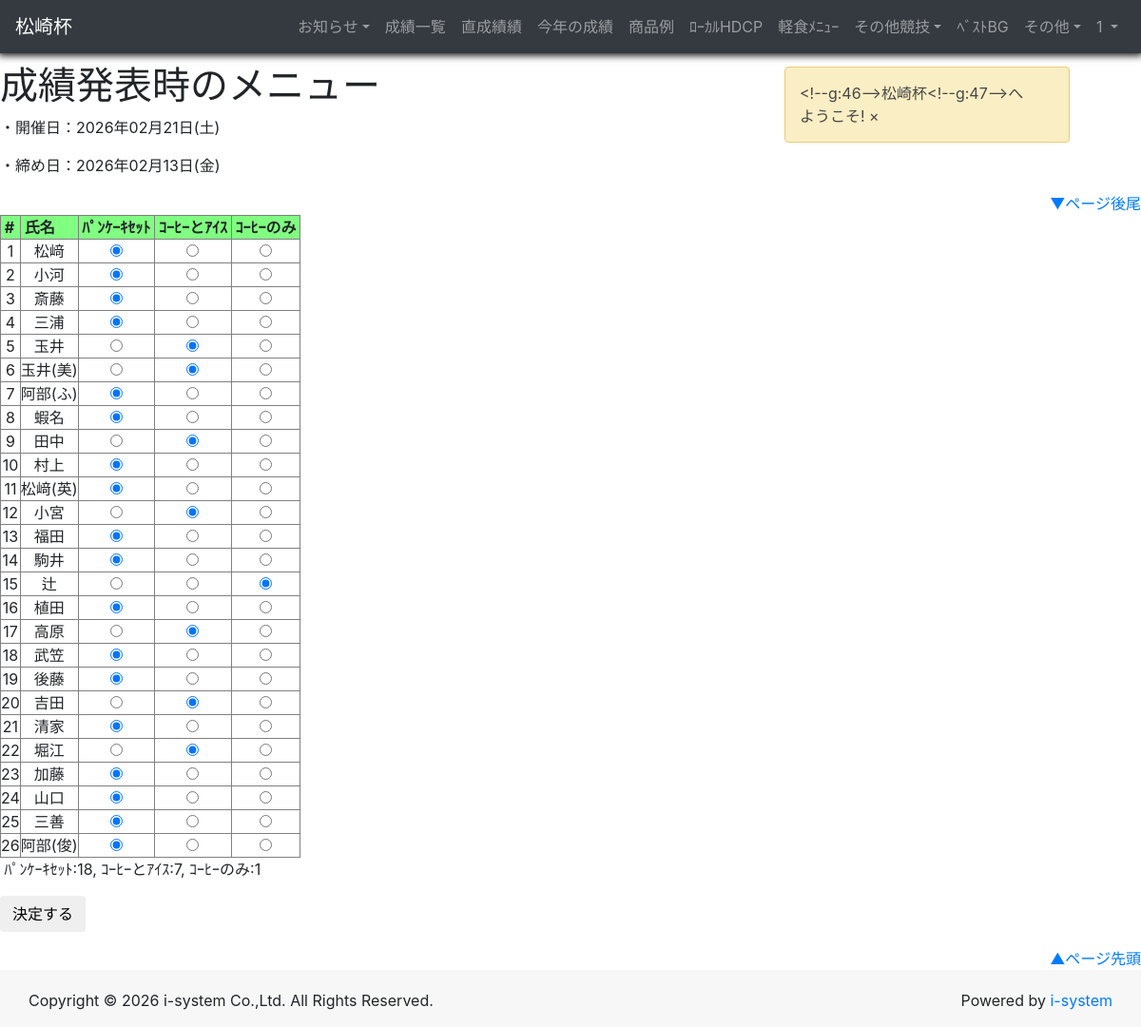
The app's page /menu_lst (signed in) with its own data.
### tables this page shows
CREATE TABLE "mst_user"(
    "id" INTEGER PRIMARY KEY AUTOINCREMENT,
    "num" CHAR(512),
    "lname1" CHAR(512),
    "fname1" CHAR(512),
    "lname2" CHAR(512),
    "fname2" CHAR(512),
    "lname3" CHAR(512),
    "fname3" CHAR(512),
    "dispname1" CHAR(512),
    "dispname2" CHAR(512),
    "dispname3" CHAR(512),
    "isys_fg" CHAR(512)
);

CREATE TABLE "trn_menu"(
    "id" INTEGER PRIMARY KEY AUTOINCREMENT,
    "open_dt" CHAR(512),
    "name_num" CHAR(512),
    "menu_num" INTEGER,
    "upd_id" CHAR(512),
    "upd_dt" CHAR(512)
);

### flaskr/main.py (the view)
@app.route('/menu_lst')
def menu_lst():
  userID = etc_user.userID_session(session, 'user')
  if userID is None:
    return redirect(url_for('login'))
  next_day = db_functions.next_day()
  next_info = db_functions.next_info(None)
  menu_lst = db_functions.menu_lst(next_info['open_dt'])
  str_dt = str(int(next_info['open_dt']) - 8)
  closing_dt = etc_date.jp_date_ymd_week(str_dt)
  return render_template('menu.html', g=g, userID=userID, next_info=next_info, closing_dt=closing_dt, menu_lst=menu_lst)

### flaskr/modules/db_functions.py (called while the page is built)
def next_day():
    today = etc_date.today()
    query = "SELECT open_dt from trn_next WHERE open_dt >= ?"
    db = sqlite3.connect(DATABASE)
    row = db.execute(query, (today,)).fetchone()
    db.close()
    ret = ""
    if row:
        ret = row[0]
    return ret

def all_users():
    query = "SELECT * from mst_user"
    db = sqlite3.connect(DATABASE)
    db.row_factory = sqlite3.Row
    ret = db.execute(query).fetchall()
    db.close()
    return ret

def next_info(ymd):
    if ymd is None:
        ymd = next_day()
    query = "SELECT * from trn_next WHERE open_dt = ?"
    db = sqlite3.connect(DATABASE)
    db.row_factory = sqlite3.Row
    row = db.execute(query, (ymd,)).fetchone()
    db.close()
    jp_date = etc_date.jp_date_ymd_week(row['open_dt'])
    ret = {'kind' : g.Kind_mc, 'open_dt' : row['open_dt'], 'jp_date' : jp_date, 'place' : row['place'], 'title' : row['title'], 'pairs' : row['pairs']}
    return ret

def menu_lst(ymd):
    query = "SELECT * from trn_menu WHERE open_dt = ?"
    db = sqlite3.connect(DATABASE)
    db.row_factory = sqlite3.Row
    rows = db.execute(query, (ymd,)).fetchall()
    db.close()
    users = all_users()
    ret = []
    for item in rows:
        name_nm = etc_functions.name_num2name(users, item['name_num'])
        menu_nm = item['name_num'] + 'menu'
        row = {'name_num' : item['name_num'], 'name_nm' : name_nm, 'menu_num' : item['menu_num'], 'menu_nm' : menu_nm}
        ret.append(row)
    return ret

### flaskr/modules/etc_date.py (called while the page is built)
def jp_date_ymd(ymd):
	ret = ymd[0:4] + "年" + ymd[4:6] + "月" + ymd[6:8] + "日"
	return ret

def jp_date_ymd_week(ymd):
	y = ["月","火","水","木","金","土","日"]
	w = datetime.datetime.strptime(ymd, "%Y%m%d")
	i = w.weekday()
	ret = jp_date_ymd(ymd) + "(" + y[i] + ")"
	return ret

def today():
    t_delta = datetime.timedelta(hours=9)
    JST = datetime.timezone(t_delta, "JST")
    now = datetime.datetime.now(JST)
    ret = now.strftime("%Y%m%d")
    return ret

### flaskr/modules/etc_functions.py (called while the page is built)
def name_num2name(users, name_num):
    ret = ''
    for item in users:
        if item['num'] == name_num:
            ret = item['dispname2']
            break
    if ret == '':
        ret = '(空き)'
    return ret

### flaskr/modules/etc_user.py (called while the page is built)
def userID_session(session, session_name):
    if 'userID' in session:
        userID = session['userID']
    else:
        user = session.get(session_name)
        if user is not None:
            userID = user['userID']
        else:
            userID = None
    return userID

### flaskr/templates/menu.html (shortened to what this page needs)
{% extends "common/base.html" %}
{% block content %}
<h1>成績発表時のメニュー</h1>
<p>・開催日：{{next_info['jp_date']}}</p>
<p>・締め日：{{closing_dt}}</p>
<div id="top" align="right"><a href="#bottom">▼ページ後尾</a></div>
<form action="/menu_lst" method="push">
<table border="1" cellspacing="0" cellpadding="0">
    <tr bgcolor="#80FF80">
        <th>&nbsp;#&nbsp;</th>
        <th>&nbsp;氏名&nbsp;</th>
        <th>&nbsp;ﾊﾟﾝｹｰｷｾｯﾄ&nbsp;</th>
        <th>&nbsp;ｺｰﾋｰとｱｲｽ&nbsp;</th>
        <th>&nbsp;ｺｰﾋｰのみ&nbsp;</th>
    </tr>
    {% set ns = namespace(cnt1=0, cnt2=0, cnt3=0) %}
    {% for item in menu_lst %}
    <tr>
        <td align="center">{{loop.index}}</td>
        <td align="center">{{item['name_nm']}}</td>
        {% if item['menu_num'] == 0 %}
            <td align="center"><input type="radio" name="{{item['menu_nm']}}" value="0" checked><label></label></td>
            {% set ns.cnt1 = ns.cnt1 + 1 %}
        {% else %}
            <td align="center"><input type="radio" name="{{item['menu_nm']}}" value="0"><label></label></td>
        {% endif %}
        {% if item['menu_num'] == 1 %}
            <td align="center"><input type="radio" name="{{item['menu_nm']}}" value="1" checked><label></label></td>
            {% set ns.cnt2 = ns.cnt2 + 1 %}
        {% else %}
            <td align="center"><input type="radio" name="{{item['menu_nm']}}" value="1"><label></label></td>
        {% endif %}
        {% if item['menu_num'] == 2 %}
            <td align="center"><input type="radio" name="{{item['menu_nm']}}" value="2" checked><label></label></td>
            {% set ns.cnt3 = ns.cnt3 + 1 %}
        {% else %}
            <td align="center"><input type="radio" name="{{item['menu_nm']}}" value="2"><label></label></td>
        {% endif %}
    </tr>
    {% endfor %}
</table>
&nbsp;ﾊﾟﾝｹｰｷｾｯﾄ:{{ns.cnt1}},&nbsp;ｺｰﾋｰとｱｲｽ:{{ns.cnt2}},&nbsp;ｺｰﾋｰのみ:{{ns.cnt3}}
<p><input type="submit" value="決定する"/></p>
</form>
<div id="bottom" align="right"><a href="#top">▲ページ先頭</a></div>
{% endblock %}

### records on screen
mst_user: name_nm "松﨑"
mst_user: name_nm "小河"
mst_user: name_nm "斎藤"
mst_user: name_nm "三浦"
mst_user: name_nm "玉井"
mst_user: name_nm "玉井(美)"
mst_user: name_nm "阿部(ふ)"
mst_user: name_nm "蝦名"
mst_user: name_nm "田中"
mst_user: name_nm "村上"
mst_user: name_nm "松﨑(英)"
mst_user: name_nm "小宮"
mst_user: name_nm "福田"
mst_user: name_nm "駒井"
trn_menu: name_nm "辻"
mst_user: name_nm "植田"
mst_user: name_nm "高原"
mst_user: name_nm "武笠"
mst_user: name_nm "後藤"
mst_user: name_nm "吉田"
mst_user: name_nm "清家"
mst_user: name_nm "堀江"
mst_user: name_nm "加藤"
mst_user: name_nm "山口"
mst_user: name_nm "三善"
mst_user: name_nm "阿部(俊)"

### other values on screen
{{ g.Cup_Name }} "松崎杯"
{{ userID }} "1"
{{ next_info['jp_date'] }} "2026年02月21日(土)"
{{ closing_dt }} "2026年02月13日(金)"
{{ ns.cnt1 }} "18"
{{ ns.cnt2 }} "7"
{{ ns.cnt3 }} "1"
